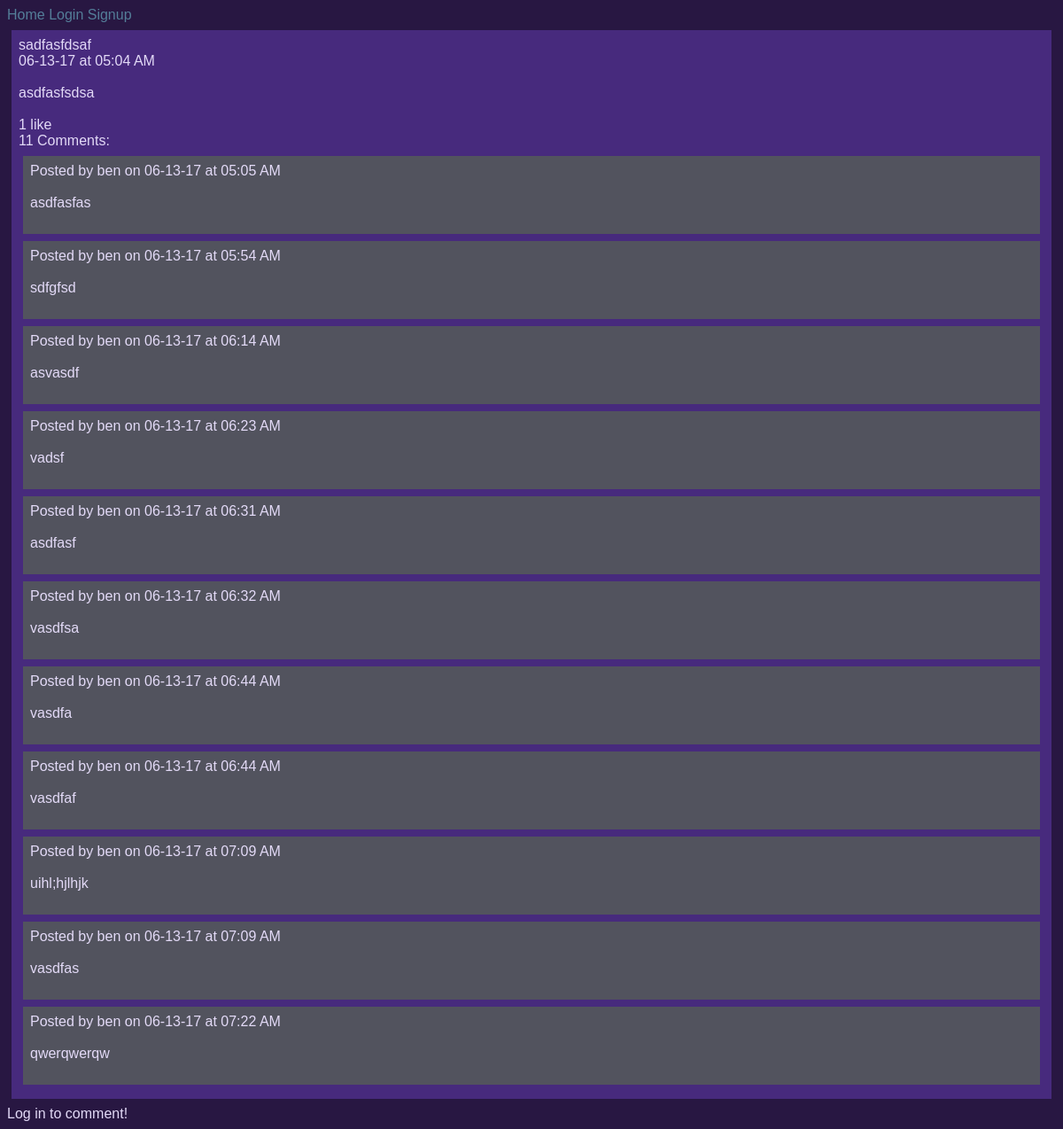
The app's page /ben/posts/29/, older data.
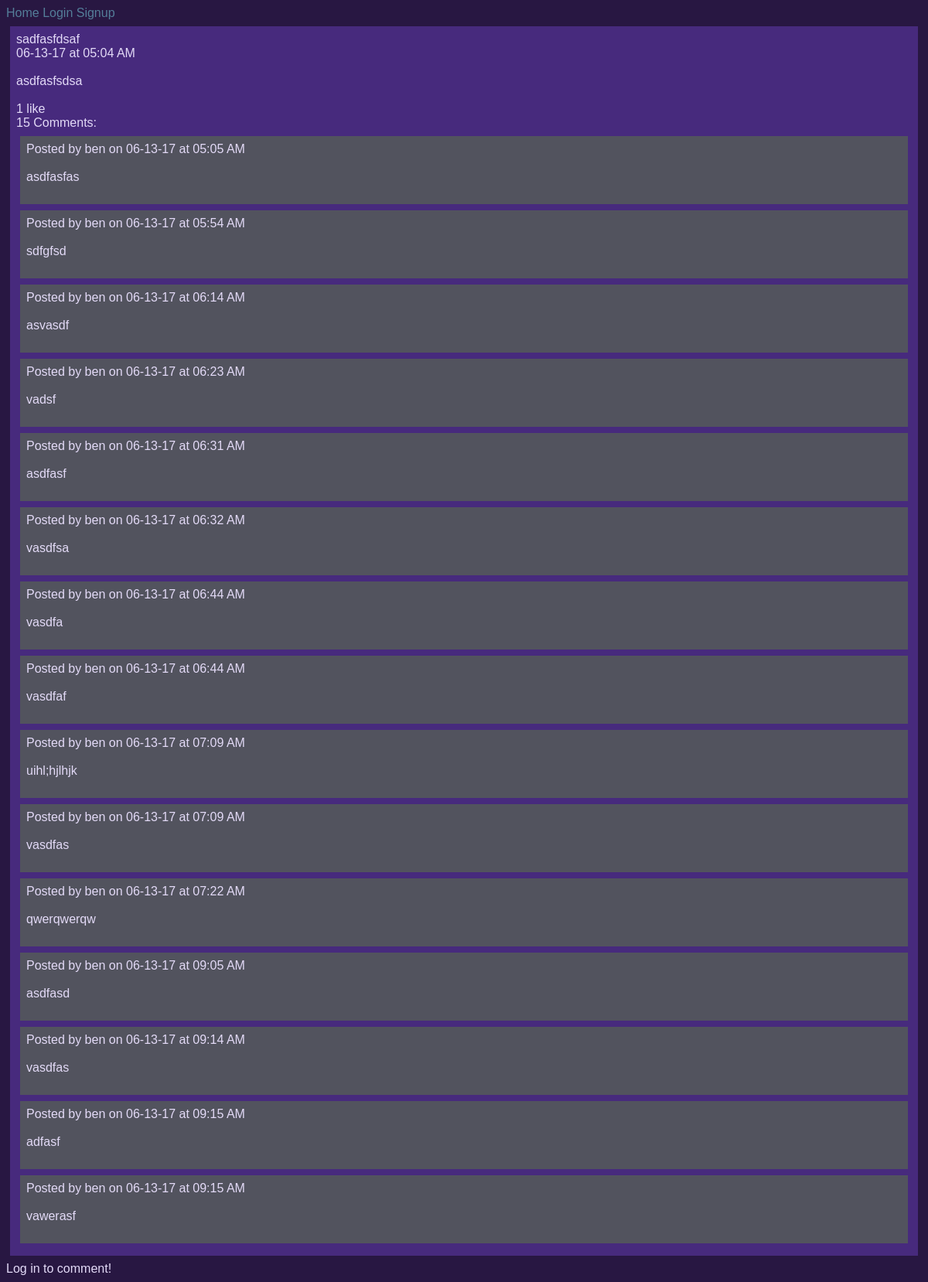
The same page, newer data.
### posts/models.py (models this page shows)
class Post(models.Model):
        title = models.CharField(max_length=100)
        pub_date = models.DateTimeField('date published', auto_now_add=True)
        body = models.TextField()
        user = models.ForeignKey(User, on_delete=models.CASCADE, null=True)
        def utc_to_local(self, utc_datetime):
	        return utc_datetime.astimezone(tz=None)
        def __str__(self):
	        date = self.utc_to_local(self.pub_date).strftime('%m-%d-%y')
	        time = self.utc_to_local(self.pub_date).strftime('%I:%M %p')
	        return '%s at %s \n\n %s \n\n' % (date, time, self.body)

### comments/models.py (models this page shows)
class Comment(models.Model):
    body = models.TextField()
    pub_date = models.DateTimeField('date published', auto_now_add=True)
    post = models.ForeignKey(Post, on_delete=models.CASCADE)
    user = models.ForeignKey(User, on_delete=models.CASCADE)
    def utc_to_local(self, utc_datetime):
        return utc_datetime.astimezone(tz=None)
    def __str__(self):
        date = self.utc_to_local(self.pub_date).strftime('%m-%d-%y')
        time = self.utc_to_local(self.pub_date).strftime('%I:%M %p')
        return '%s at %s \n\n %s \n\n' % (date, time, self.body)

### posts/views.py (the view)
# urls.py: url(r'^(?P<post_number>\d+)/$', views.displayPost, name='display-post'),
def displayPost(request, username, post_number):
    post = Post.objects.get(user=User.objects.get(username=username), id=post_number)
    comments = Comment.objects.filter(post=post)
    if request.method == "POST":
        comment_text = request.POST.get('the_comment')
        comment = Comment(body=comment_text, post=post, user=request.user)
        comment.save()
        user = request.user.username
        num_comments = post.comment_set.count()
        response_data = {
        'comment': str(comment),
        'comment_id': comment.id,
        'user':user,
        'comment_count': num_comments
        }
        return JsonResponse(response_data)
    else:
        comment_form = CommentForm()
        reply_form = ReplyForm()
    num_comments = post.comment_set.count()
    context = {
        'post': post,
        'comments':comments,
        'num_comments':num_comments,
        'comment_form': comment_form,
        'reply_form': reply_form # not initially in template. generated via ajax call if user clicks on reply link.
    }
    return render(request, 'posts/single_post.html', context)

### posts/templatetags/likes_features.py (called while the page is built)
@register.simple_tag
def like_text(count):
	if count == 1:
		return str(count) + " like"
	else:
		return str(count) + " likes"

@register.simple_tag
def comment_text(count):
	if count == 1:
		return str(count) + " Comment"
	else:
		return str(count) + " Comments"

### posts/templates/posts/single_post.html (shortened to what this page needs)
{% extends 'Blog/base.html' %}
{% load likes_features %}
{% block content %}
<div class="post">
{{ post.title|linebreaksbr }}<br>
{{ post|linebreaksbr }}
<span class="likes" id="like-{{ post.id }}">
{% like_text post.like_set.count %}
</span>
	<div id="comment-section">
	<span id="comment-count">{% comment_text post.comment_set.count %}:</span><br>
	{% for comment in comments %}
		<div class="comment">
		Posted by {{ comment.user }} on
		{{ comment|linebreaksbr }}
		</div>
	{% endfor %}
	</div>
</div>
{% if user.is_authenticated %}
	<form action="" method="post" id="comment-form">
	{% csrf_token %}
	<h2>Comment:</h2>
		<table>
		{{ comment_form.as_table }}
		</table>
		<input type="submit", value="Chime in!">
	</form>
{% else %}
Log in to comment!
{% endif %}
{% endblock content %}

Row changes from the older to the newer data that the page shows:
computed for Post "sadfasfdsaf": id "11 Comments" → "15 Comments"
added Comment: user "ben", pub_date+body "06-13-17 at 09:05 AM asdfasd"
added Comment: user "ben", pub_date+body "06-13-17 at 09:14 AM vasdfas"
added Comment: user "ben", pub_date+body "06-13-17 at 09:15 AM adfasf"
added Comment: user "ben", pub_date+body "06-13-17 at 09:15 AM vawerasf"
